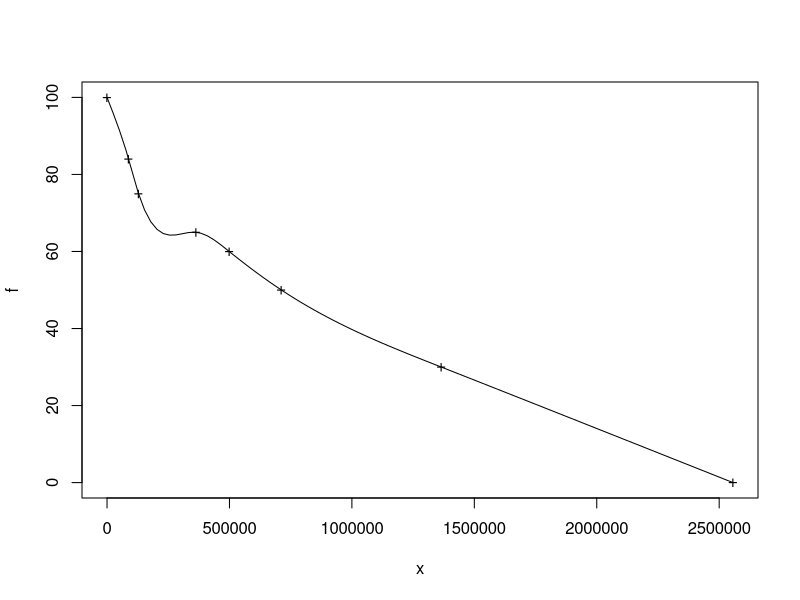
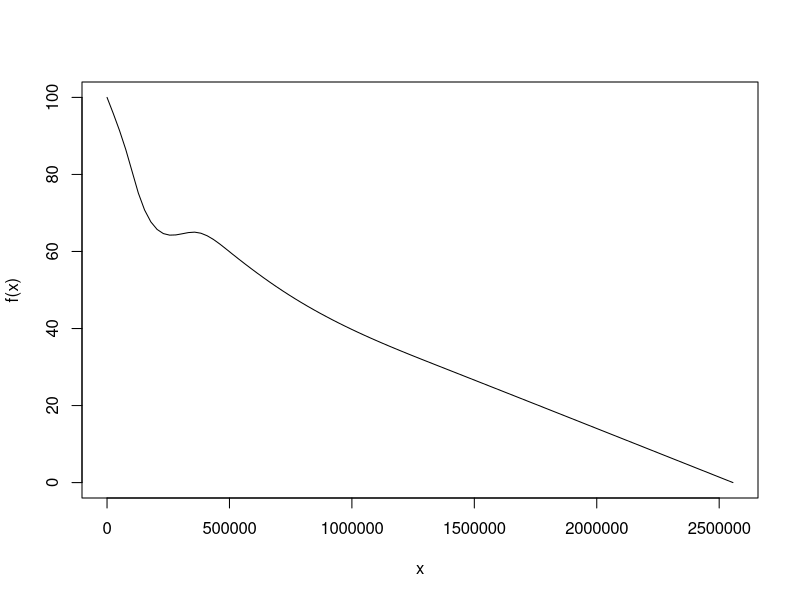
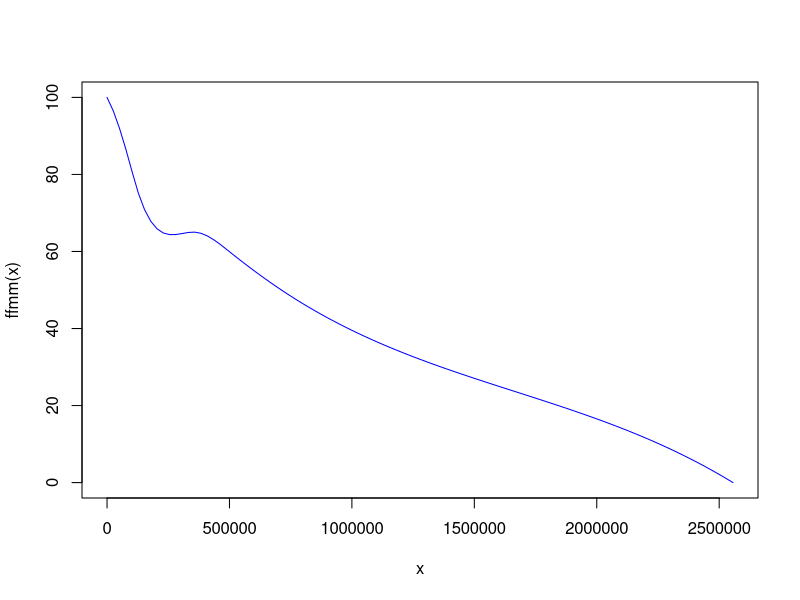
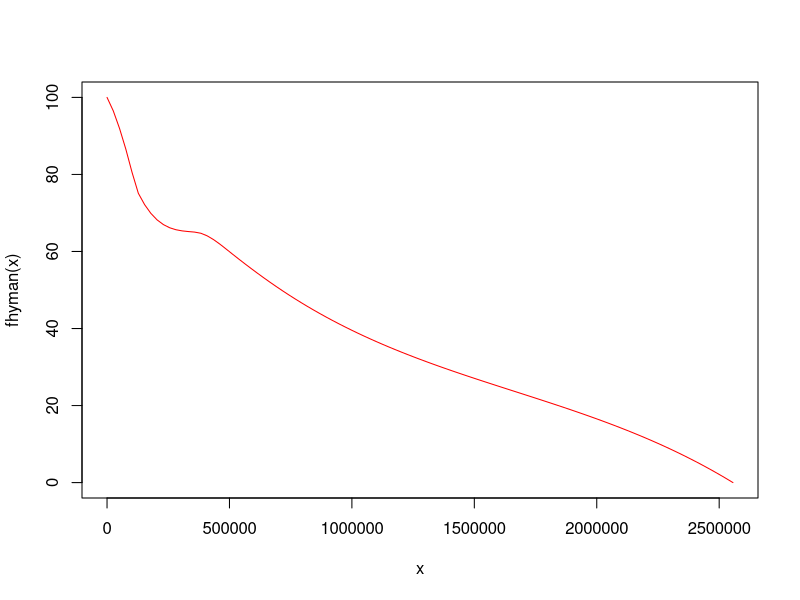
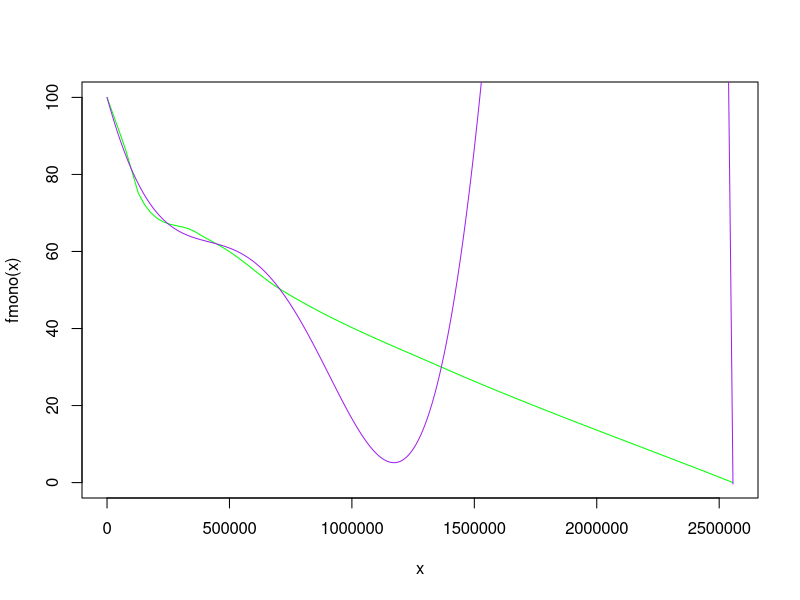

These figures' R source, in order:
data <- c(xy.coords(0,100), xy.coords(2556288,0), xy.coords(1364832,30), xy.coords(711936,50), xy.coords(498816,60), xy.coords(362880,65), xy.coords(128640,75), xy.coords(88120,84))

data <- xy.coords(list(0, 88120, 128640, 362880, 498816, 711936, 1364832, 2556288), list(100, 84, 75, 65, 60, 50, 30, 0))
f <- splinefun(data)

# From mathematica
s <- 1:2556299; y <- 100 + s * (-0.0002298 + 4.36414*10^-10*s - 8.57647*10^-22*s^3 + 7.30739*10^-28*s^4 - 1.63087*10^-34*s^5)
# The input data based on real values + educated guesses
data <- xy.coords(list(0, 88120, 128640, 362880, 498816, 711936, 1364832, 2556288), list(100, 84, 75, 65, 60, 50, 30, 0))
f <- splinefun(data, method="natural")
ffmm <- splinefun(data, method="fmm")
# This ones seems best because it doesn't go back up again 
fhyman <- splinefun(data, method="hyman")
fmono <- splinefun(data, method="monoH.FC")
plot(f, from=1, to=2556288)
points(list(0, 88120, 128640, 362880, 498816, 711936, 1364832, 2556288), list(100, 84, 75, 65, 60, 50, 30, 0), pch="+")
curve(f, from=1, to=2556288)
curve(ffmm, from=1, to=2556288, col="blue")
curve(fhyman, from=1, to=2556288, col="red")
curve(fmono, from=1, to=2556288, col="green")
lines(s, y, col="purple")

# From Eureqa
internal <- 1:2556299; external <- 100.689 + 3.8502e-6*internal - 0.0631063*sqrt(internal - 3014.77)